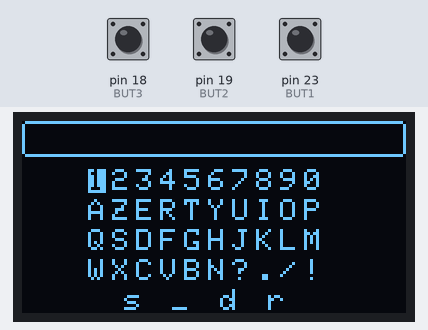
A sketch run on a simulated Arduino Mega 2560, built with avr-gcc and run on an emulated ATmega2560. Parts: 128×64 one-colour display. The inputs (shaded band) are chosen by the test bench; at power-on: pin 18 (BUT3) LOW, pin 19 (BUT2) LOW, pin 23 (BUT1) LOW. What the sketch prints to the serial monitor is not drawn.

Above: at 3.4 s.
3.5 s: pin 18 (BUT3) pulled HIGH for 3.2 s
At 3.9 s:
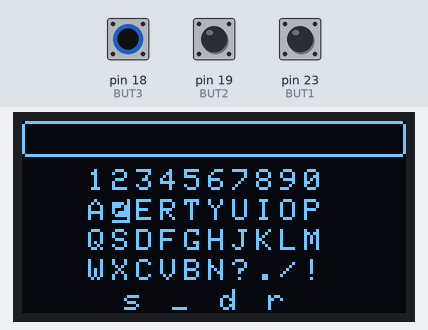
At 6.2 s:
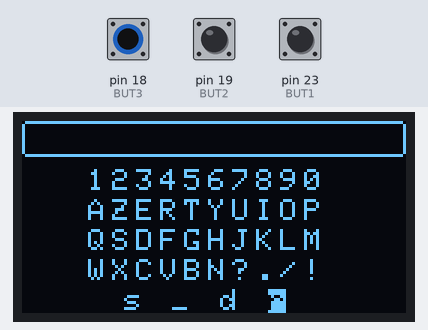
8.2 s: pin 19 (BUT2) pulled HIGH for 0.15 s
At 9.7 s:
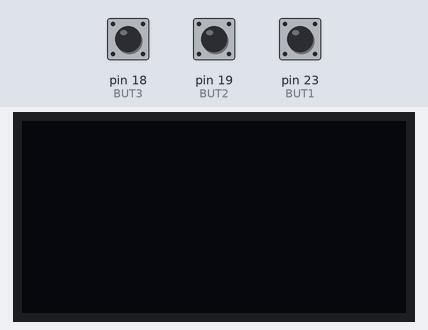
Timing chart, 0 to 11.2 s (numbered marks = the images above; inputs shaded):
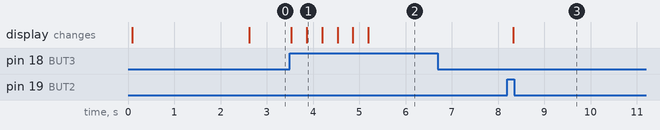

Measured:
- after the input at 3.5 s, the display: first changes at once (image 1 shows a later state)
- after the input at 8.2 s, the display: changes after 0.13 s (image 3)

The sketch:

snaponair_small.ino
```cpp
/*   Code for the Small SNAPONAIR.COM communicator
 *   Dr CADIC Philippe pcadic@gmail.com
 *   www.snaponair.com
 */

#include <Wire.h>
#include <Adafruit_SSD1306.h>
#include <Adafruit_GFX.h>

// OLED display TWI address
#define OLED_ADDR   0x3C
#define ANALOG_PIN_0 36

int analog_value = 0;

// SNAP ON AIR LOGO
const unsigned char llooggoo [] = {
0x00, 0x00, 0x00, 0x00, 0x00, 0x00, 0x00, 0x00, 0x00, 0x00, 0x00, 0x00, 0x00, 0x00, 0x00, 0x00,
0x00, 0x00, 0x00, 0x00, 0x00, 0x00, 0x00, 0x00, 0x00, 0x00, 0x01, 0x00, 0x00, 0x00, 0x00, 0x00,
0x00, 0x00, 0x00, 0x00, 0x00, 0x00, 0x00, 0x00, 0x00, 0x00, 0x07, 0x40, 0x00, 0x00, 0x00, 0x00,
0x00, 0x00, 0x00, 0x00, 0x00, 0x00, 0x00, 0x00, 0x00, 0x80, 0xC5, 0x50, 0x21, 0x00, 0x00, 0x00,
0x00, 0x00, 0x00, 0x00, 0x00, 0x00, 0x00, 0x00, 0x00, 0x4A, 0xB7, 0x5E, 0xA9, 0x40, 0x00, 0x00,
0x00, 0x00, 0x00, 0x00, 0x00, 0x00, 0x00, 0x00, 0x01, 0x2A, 0xD9, 0x72, 0x6A, 0x00, 0x00, 0x00,
0x00, 0x00, 0x00, 0x00, 0x00, 0x00, 0x00, 0x00, 0x00, 0x80, 0x07, 0xC0, 0x00, 0x80, 0x00, 0x00,
0x00, 0x00, 0x00, 0x00, 0x00, 0x00, 0x00, 0x00, 0x00, 0x00, 0x01, 0x40, 0x00, 0x80, 0x00, 0x00,
0x00, 0x00, 0x00, 0x00, 0x00, 0x00, 0x00, 0x00, 0x00, 0x80, 0x01, 0x00, 0x00, 0x00, 0x00, 0x00,
0x00, 0x00, 0x00, 0x00, 0x00, 0x00, 0x00, 0x00, 0x00, 0x00, 0x00, 0x00, 0x00, 0x80, 0x00, 0x00,
0x00, 0x00, 0x00, 0x00, 0x00, 0x00, 0x00, 0x00, 0x0F, 0xFF, 0xFF, 0xFF, 0xFD, 0x7C, 0x00, 0x00,
0x00, 0x00, 0x00, 0x20, 0x21, 0x02, 0x40, 0x94, 0x00, 0x00, 0x00, 0x00, 0x00, 0x00, 0x00, 0x00,
0x00, 0x00, 0x03, 0xFC, 0xFB, 0xC3, 0xF1, 0xFF, 0x08, 0x00, 0x00, 0x00, 0x00, 0x04, 0x00, 0x00,
0x00, 0x00, 0x03, 0xFE, 0x79, 0xC3, 0xE0, 0xFF, 0x08, 0x00, 0x00, 0x00, 0x00, 0x04, 0x00, 0x00,
0x00, 0x00, 0x07, 0xFE, 0x7B, 0xC3, 0xF1, 0xFF, 0x80, 0x00, 0x00, 0x00, 0x00, 0x08, 0x00, 0x00,
0x00, 0x00, 0x03, 0xDE, 0x7B, 0xC3, 0xF1, 0xE7, 0x88, 0x00, 0x00, 0x00, 0x00, 0x04, 0x00, 0x00,
0x00, 0x00, 0x07, 0x9C, 0xFB, 0xC3, 0xF0, 0xF7, 0x80, 0x00, 0x00, 0x00, 0x00, 0x80, 0x00, 0x00,
0x00, 0x00, 0x03, 0xDE, 0x7D, 0x87, 0xF1, 0xE7, 0x08, 0x00, 0x00, 0x00, 0x06, 0x64, 0x00, 0x00,
0x00, 0x00, 0x03, 0xE0, 0x7B, 0xC3, 0x71, 0xEF, 0x88, 0x00, 0x00, 0x00, 0x00, 0x14, 0x00, 0x00,
0x00, 0x00, 0x03, 0xF0, 0x7F, 0xC7, 0x71, 0xE7, 0x80, 0x00, 0x00, 0x00, 0x03, 0xC8, 0x00, 0x00,
0x00, 0x00, 0x01, 0xFC, 0x7F, 0xC7, 0xB9, 0xF7, 0x08, 0x00, 0x00, 0x01, 0xFE, 0xC8, 0x00, 0x00,
0x00, 0x00, 0x00, 0x7E, 0xFF, 0xC7, 0x70, 0xFF, 0x88, 0x10, 0x00, 0x3F, 0x50, 0x44, 0x00, 0x00,
0x00, 0x00, 0x00, 0x3C, 0x77, 0xC7, 0x79, 0xFF, 0x01, 0xC0, 0x07, 0xE8, 0x08, 0x44, 0x00, 0x00,
0x00, 0x00, 0x07, 0xDE, 0x7F, 0xC7, 0xB9, 0xFF, 0x0A, 0x03, 0xFE, 0x00, 0x00, 0x40, 0x00, 0x00,
0x00, 0x00, 0x03, 0x9E, 0x77, 0x87, 0xF9, 0xE0, 0x08, 0xFE, 0xC0, 0x01, 0x00, 0x4C, 0x00, 0x00,
0x00, 0x00, 0x07, 0xDC, 0xF7, 0xC7, 0xF8, 0xF0, 0x0B, 0xA8, 0x00, 0x20, 0x00, 0xC0, 0x00, 0x00,
0x00, 0x00, 0x03, 0xDE, 0x73, 0xCF, 0xF9, 0xE0, 0x09, 0x00, 0x00, 0x00, 0x0F, 0xC4, 0x00, 0x00,
0x00, 0x00, 0x07, 0xFE, 0x73, 0xC7, 0x39, 0xE0, 0x09, 0x00, 0x00, 0x11, 0xFF, 0xC4, 0x00, 0x00,
0x00, 0x00, 0x03, 0xFC, 0xFB, 0xCF, 0x3C, 0xF0, 0x09, 0x80, 0x02, 0x5F, 0xFF, 0x84, 0x00, 0x00,
0x00, 0x00, 0x03, 0xFE, 0x73, 0xCF, 0x3D, 0xE0, 0x08, 0x80, 0x7F, 0xFF, 0xFF, 0x80, 0x00, 0x00,
0x00, 0x00, 0x00, 0x10, 0x22, 0x84, 0x11, 0x60, 0x00, 0xC7, 0xFF, 0xFF, 0xFF, 0x84, 0x00, 0x00,
0x00, 0x00, 0x00, 0x00, 0x00, 0x00, 0x00, 0x00, 0x08, 0x7F, 0xEF, 0xFF, 0xFF, 0x04, 0x00, 0x00,
0x00, 0x00, 0x03, 0xF1, 0xC6, 0x1E, 0x18, 0xFC, 0x08, 0x7E, 0x24, 0x5A, 0x2B, 0x00, 0x00, 0x00,
0x00, 0x00, 0x03, 0xF9, 0xEE, 0x3E, 0x1E, 0xFF, 0x08, 0x7B, 0xD7, 0x55, 0xAB, 0x04, 0x00, 0x00,
0x00, 0x00, 0x03, 0xF9, 0xEE, 0x1E, 0x1C, 0x7F, 0x00, 0x36, 0xB9, 0xBB, 0x6E, 0x04, 0x00, 0x00,
0x00, 0x00, 0x03, 0xB9, 0xEE, 0x3F, 0x1C, 0xE7, 0x08, 0x1B, 0x6D, 0xAD, 0xEC, 0x00, 0x00, 0x00,
0x00, 0x00, 0x07, 0xB9, 0xEE, 0x3E, 0x1C, 0xFF, 0x08, 0x0D, 0x6D, 0xB6, 0x78, 0x08, 0x00, 0x00,
0x00, 0x00, 0x03, 0xBD, 0xFE, 0x3F, 0x1E, 0xE7, 0x00, 0x07, 0xB6, 0xDB, 0x70, 0x04, 0x00, 0x00,
0x00, 0x00, 0x03, 0xB9, 0xEE, 0x3F, 0x1C, 0xF7, 0x08, 0x01, 0xD5, 0x55, 0xC0, 0x00, 0x00, 0x00,
0x00, 0x00, 0x03, 0xB9, 0xFE, 0x37, 0x3C, 0xFF, 0x00, 0x00, 0xFE, 0xDF, 0x80, 0x0C, 0x00, 0x00,
0x00, 0x00, 0x07, 0xB9, 0xFE, 0x37, 0x1C, 0xFE, 0x18, 0x00, 0x3F, 0xFC, 0x00, 0x04, 0x00, 0x00,
0x00, 0x00, 0x03, 0xBD, 0xFE, 0x7B, 0x1C, 0xFF, 0x00, 0x00, 0x02, 0xC0, 0x00, 0x00, 0x00, 0x00,
0x00, 0x00, 0x07, 0xB9, 0xDE, 0x37, 0x9E, 0xEF, 0x08, 0x00, 0x00, 0x03, 0x00, 0x04, 0x00, 0x00,
0x00, 0x00, 0x03, 0xB9, 0xFE, 0x7F, 0x9C, 0xF7, 0x08, 0x00, 0x00, 0x38, 0x00, 0x00, 0x00, 0x00,
0x00, 0x00, 0x03, 0xB9, 0xDE, 0x7F, 0x9C, 0xEF, 0x00, 0x00, 0x00, 0x00, 0x00, 0x08, 0x00, 0x00,
0x00, 0x00, 0x07, 0xB9, 0xDE, 0x77, 0x9C, 0xEF, 0x08, 0x00, 0x00, 0x00, 0x00, 0x04, 0x00, 0x00,
0x00, 0x00, 0x03, 0xF9, 0xCE, 0x73, 0x9E, 0xF7, 0x10, 0x00, 0x00, 0x00, 0x00, 0x04, 0x00, 0x00,
0x00, 0x00, 0x03, 0xF9, 0xDE, 0x73, 0xDC, 0xF7, 0x08, 0x00, 0x00, 0x00, 0x00, 0x00, 0x00, 0x00,
0x00, 0x00, 0x01, 0x60, 0xCC, 0x71, 0x18, 0xA7, 0x08, 0x00, 0x00, 0x00, 0x00, 0x0C, 0x00, 0x00,
0x00, 0x00, 0x00, 0x00, 0x00, 0x00, 0x00, 0x00, 0x08, 0x00, 0x00, 0x00, 0x00, 0x44, 0x00, 0x00,
0x00, 0x00, 0x00, 0x00, 0x00, 0x00, 0x00, 0x00, 0x05, 0xC0, 0x00, 0x0F, 0xFF, 0xB8, 0x00, 0x00,
0x00, 0x00, 0x00, 0x00, 0x00, 0x3E, 0x7E, 0x61, 0x00, 0x40, 0x00, 0x60, 0x00, 0x00, 0x00, 0x00,
0x00, 0x00, 0x00, 0x00, 0x00, 0x62, 0x43, 0x33, 0x80, 0xC0, 0x01, 0x80, 0x00, 0x00, 0x00, 0x00,
0x00, 0x00, 0x00, 0x00, 0x00, 0x20, 0x42, 0x5D, 0x00, 0x00, 0x0E, 0x00, 0x00, 0x00, 0x00, 0x00,
0x00, 0x00, 0x00, 0x00, 0x06, 0x22, 0x62, 0x4D, 0x01, 0x00, 0x30, 0x00, 0x00, 0x00, 0x00, 0x00,
0x00, 0x00, 0x00, 0x00, 0x02, 0x3E, 0x3E, 0x41, 0x83, 0x00, 0xC0, 0x00, 0x00, 0x00, 0x00, 0x00,
0x00, 0x00, 0x00, 0x00, 0x02, 0x00, 0x00, 0x00, 0x00, 0x02, 0x00, 0x00, 0x00, 0x00, 0x00, 0x00,
0x00, 0x00, 0x00, 0x00, 0x00, 0x00, 0x00, 0x00, 0x04, 0x1C, 0x00, 0x00, 0x00, 0x00, 0x00, 0x00,
0x00, 0x00, 0x00, 0x00, 0x00, 0x00, 0x00, 0x00, 0x08, 0x60, 0x00, 0x00, 0x00, 0x00, 0x00, 0x00,
0x00, 0x00, 0x00, 0x00, 0x00, 0x00, 0x00, 0x00, 0x09, 0x00, 0x00, 0x00, 0x00, 0x00, 0x00, 0x00,
0x00, 0x00, 0x00, 0x00, 0x00, 0x00, 0x00, 0x00, 0x1D, 0x00, 0x00, 0x00, 0x00, 0x00, 0x00, 0x00,
0x00, 0x00, 0x00, 0x00, 0x00, 0x00, 0x00, 0x00, 0x10, 0x00, 0x00, 0x00, 0x00, 0x00, 0x00, 0x00,
0x00, 0x00, 0x00, 0x00, 0x00, 0x00, 0x00, 0x00, 0x00, 0x00, 0x00, 0x00, 0x00, 0x00, 0x00, 0x00,
0x00, 0x00, 0x00, 0x00, 0x00, 0x00, 0x00, 0x00, 0x00, 0x00, 0x00, 0x00, 0x00, 0x00, 0x00, 0x00
};

// LORA LOGO
const unsigned char loralogo [] = {
0x00, 0x00, 0x00, 0x00, 0x00, 0x00, 0x00, 0x00, 0x00, 0x00, 0x00, 0x00, 0x00, 0x00, 0x00, 0x00,
0x00, 0x00, 0x00, 0x00, 0x00, 0x00, 0x00, 0x00, 0x00, 0x00, 0x00, 0x00, 0x00, 0x00, 0x00, 0x00,
0x00, 0x00, 0x00, 0x00, 0x00, 0x00, 0x00, 0x00, 0x00, 0x00, 0x00, 0x00, 0x00, 0x00, 0x00, 0x00,
0x00, 0x00, 0x00, 0x00, 0x00, 0x00, 0x00, 0x00, 0x00, 0x00, 0x00, 0x00, 0x00, 0x00, 0x00, 0x00,
0x00, 0x00, 0x00, 0x00, 0x00, 0x1F, 0xFC, 0x00, 0x00, 0x00, 0x00, 0x00, 0x00, 0x00, 0x00, 0x00,
0x00, 0x00, 0x00, 0x00, 0x01, 0xFF, 0xFF, 0xC0, 0x00, 0x00, 0x00, 0x00, 0x00, 0x00, 0x00, 0x00,
0x00, 0x00, 0x00, 0x00, 0x07, 0xFF, 0xFF, 0xF8, 0x00, 0x00, 0x00, 0x00, 0x00, 0x00, 0x00, 0x00,
0x00, 0x00, 0x00, 0x00, 0x1F, 0xF0, 0x07, 0xFE, 0x00, 0x00, 0x00, 0x00, 0x00, 0x00, 0x00, 0x00,
0x00, 0x00, 0x00, 0x00, 0x7F, 0x00, 0x00, 0x7F, 0x00, 0x00, 0x00, 0x00, 0x00, 0x00, 0x00, 0x00,
0x00, 0x00, 0x00, 0x00, 0x3C, 0x00, 0x00, 0x1F, 0x00, 0x00, 0x00, 0x00, 0x00, 0x00, 0x00, 0x00,
0x00, 0x00, 0x00, 0x00, 0x10, 0x1F, 0xFC, 0x02, 0x00, 0x00, 0x00, 0x00, 0x00, 0x00, 0x00, 0x00,
0x00, 0x00, 0x00, 0x00, 0x00, 0xFF, 0xFF, 0x80, 0x00, 0x00, 0x00, 0x00, 0x00, 0x00, 0x00, 0x00,
0x00, 0x00, 0x00, 0x00, 0x01, 0xFF, 0xFF, 0xE0, 0x00, 0x00, 0x00, 0x00, 0x00, 0x00, 0x00, 0x00,
0x00, 0x00, 0x00, 0x00, 0x07, 0xE0, 0x03, 0xF8, 0x00, 0x00, 0x00, 0x00, 0x00, 0x00, 0x00, 0x00,
0x00, 0x00, 0x00, 0x00, 0x07, 0x00, 0x00, 0x70, 0x00, 0x00, 0x00, 0x00, 0x00, 0x00, 0x00, 0x00,
0x00, 0x00, 0x00, 0x00, 0x00, 0x00, 0x00, 0x00, 0x00, 0x00, 0x00, 0x00, 0x00, 0x00, 0x00, 0x00,
0x00, 0x00, 0x0F, 0xE0, 0x00, 0x0F, 0xFC, 0x01, 0xFF, 0xFF, 0x80, 0x00, 0x00, 0x00, 0x00, 0x00,
0x00, 0x00, 0x0F, 0xC0, 0x00, 0x7F, 0xFF, 0x01, 0xFF, 0xFF, 0xE0, 0x00, 0x00, 0x00, 0x00, 0x00,
0x00, 0x00, 0x0F, 0xE0, 0x00, 0xF0, 0x07, 0x81, 0xFF, 0xFF, 0xF0, 0x00, 0x00, 0x00, 0x00, 0x00,
0x00, 0x00, 0x0F, 0xC0, 0x00, 0x40, 0x00, 0x01, 0xFF, 0xFF, 0xF0, 0x00, 0x00, 0x00, 0x00, 0x00,
0x00, 0x00, 0x0F, 0xE0, 0x00, 0x00, 0x00, 0x01, 0xFF, 0xFF, 0xF8, 0x00, 0x00, 0x00, 0x00, 0x00,
0x00, 0x00, 0x0F, 0xC0, 0x00, 0x00, 0x00, 0x01, 0xF8, 0x03, 0xF8, 0x00, 0x00, 0x00, 0x00, 0x00,
0x00, 0x00, 0x0F, 0xC0, 0x00, 0x0F, 0xFC, 0x01, 0xF8, 0x03, 0xF8, 0x0F, 0xFC, 0x00, 0x00, 0x00,
0x00, 0x00, 0x0F, 0xE0, 0x00, 0x3F, 0xFE, 0x01, 0xF8, 0x01, 0xF8, 0x3F, 0xFF, 0x00, 0x00, 0x00,
0x00, 0x00, 0x0F, 0xC0, 0x00, 0x7F, 0xFF, 0x01, 0xF8, 0x03, 0xF8, 0x3F, 0xFF, 0x80, 0x00, 0x00,
0x00, 0x00, 0x0F, 0xE0, 0x00, 0xFF, 0xFF, 0x81, 0xF8, 0x03, 0xF8, 0x7E, 0x1F, 0x80, 0x00, 0x00,
0x00, 0x00, 0x0F, 0xC0, 0x00, 0xFC, 0x1F, 0xC1, 0xF8, 0x03, 0xF8, 0xFC, 0x0F, 0x80, 0x00, 0x00,
0x00, 0x00, 0x0F, 0xE0, 0x01, 0xF8, 0x0F, 0xC1, 0xFF, 0xFF, 0xF0, 0x74, 0x0F, 0x80, 0x00, 0x00,
0x00, 0x00, 0x0F, 0xE0, 0x01, 0xF8, 0x07, 0xE1, 0xFF, 0xFF, 0xF0, 0x00, 0x0F, 0x80, 0x00, 0x00,
0x00, 0x00, 0x0F, 0xC0, 0x01, 0xF0, 0x07, 0xE1, 0xFF, 0xFF, 0xE0, 0x01, 0xFF, 0x80, 0x00, 0x00,
0x00, 0x00, 0x0F, 0xC0, 0x01, 0xF0, 0x07, 0xE1, 0xFF, 0xFF, 0x80, 0x0F, 0xFF, 0x80, 0x00, 0x00,
0x00, 0x00, 0x0F, 0xE0, 0x01, 0xF0, 0x03, 0xE1, 0xFF, 0xFF, 0x00, 0x3F, 0xFF, 0x80, 0x00, 0x00,
0x00, 0x00, 0x0F, 0xC0, 0x01, 0xF0, 0x07, 0xE1, 0xF8, 0x7F, 0x80, 0x7F, 0xCF, 0x80, 0x00, 0x00,
0x00, 0x00, 0x0F, 0xE0, 0x01, 0xF0, 0x07, 0xE1, 0xF8, 0x3F, 0x80, 0xFC, 0x0F, 0x80, 0x00, 0x00,
0x00, 0x00, 0x0F, 0xE0, 0x01, 0xF8, 0x07, 0xE1, 0xF8, 0x3F, 0xC0, 0xF8, 0x1F, 0x80, 0x00, 0x00,
0x00, 0x00, 0x0F, 0xE0, 0x01, 0xF8, 0x0F, 0xC1, 0xF8, 0x1F, 0xE0, 0xF8, 0x1F, 0x80, 0x00, 0x00,
0x00, 0x00, 0x0F, 0xFF, 0xF9, 0xFC, 0x0F, 0xC1, 0xF8, 0x0F, 0xE0, 0xF8, 0x1F, 0x80, 0x00, 0x00,
0x00, 0x00, 0x0F, 0xFF, 0xF8, 0xFF, 0x3F, 0xC1, 0xF8, 0x0F, 0xF0, 0xFC, 0x3F, 0x80, 0x00, 0x00,
0x00, 0x00, 0x0F, 0xFF, 0xF8, 0x7F, 0xFF, 0x81, 0xFC, 0x07, 0xF0, 0xFF, 0xFF, 0x80, 0x00, 0x00,
0x00, 0x00, 0x0F, 0xFF, 0xF0, 0x7F, 0xFF, 0x01, 0xF8, 0x07, 0xF8, 0xFF, 0xFF, 0x80, 0x00, 0x00,
0x00, 0x00, 0x0F, 0xFF, 0xF8, 0x1F, 0xFE, 0x01, 0xF8, 0x03, 0xF8, 0x3F, 0xEF, 0x80, 0x00, 0x00,
0x00, 0x00, 0x00, 0x00, 0x00, 0x07, 0xF0, 0x00, 0x00, 0x00, 0x00, 0x0F, 0x80, 0x00, 0x00, 0x00,
0x00, 0x00, 0x00, 0x00, 0x00, 0x00, 0x00, 0x00, 0x00, 0x00, 0x00, 0x00, 0x00, 0x00, 0x00, 0x00,
0x00, 0x00, 0x00, 0x00, 0x00, 0x40, 0x00, 0x00, 0x00, 0x00, 0x00, 0x00, 0x00, 0x00, 0x00, 0x00,
0x00, 0x00, 0x00, 0x00, 0x00, 0x60, 0x01, 0x80, 0x00, 0x00, 0x00, 0x00, 0x00, 0x00, 0x00, 0x00,
0x00, 0x00, 0x00, 0x00, 0x00, 0x7C, 0x1F, 0x80, 0x00, 0x00, 0x00, 0x00, 0x00, 0x00, 0x00, 0x00,
0x00, 0x00, 0x00, 0x00, 0x00, 0x1F, 0xFE, 0x00, 0x00, 0x00, 0x00, 0x00, 0x00, 0x00, 0x00, 0x00,
0x00, 0x00, 0x00, 0x00, 0x00, 0x03, 0xE0, 0x00, 0x00, 0x00, 0x00, 0x00, 0x00, 0x00, 0x00, 0x00,
0x00, 0x00, 0x00, 0x00, 0x03, 0x00, 0x00, 0x30, 0x00, 0x00, 0x00, 0x00, 0x00, 0x00, 0x00, 0x00,
0x00, 0x00, 0x00, 0x00, 0x07, 0xC0, 0x00, 0xF8, 0x00, 0x00, 0x00, 0x00, 0x00, 0x00, 0x00, 0x00,
0x00, 0x00, 0x00, 0x00, 0x03, 0xF8, 0x07, 0xF0, 0x00, 0x00, 0x00, 0x00, 0x00, 0x00, 0x00, 0x00,
0x00, 0x00, 0x00, 0x00, 0x00, 0xFF, 0xFF, 0xC0, 0x00, 0x00, 0x00, 0x00, 0x00, 0x00, 0x00, 0x00,
0x00, 0x00, 0x00, 0x00, 0x00, 0x3F, 0xFF, 0x00, 0x00, 0x00, 0x00, 0x00, 0x00, 0x00, 0x00, 0x00,
0x00, 0x00, 0x00, 0x00, 0x38, 0x03, 0xF0, 0x06, 0x00, 0x00, 0x00, 0x00, 0x00, 0x00, 0x00, 0x00,
0x00, 0x00, 0x00, 0x00, 0x7E, 0x00, 0x00, 0x1F, 0x00, 0x00, 0x00, 0x00, 0x00, 0x00, 0x00, 0x00,
0x00, 0x00, 0x00, 0x00, 0x3F, 0xC0, 0x00, 0xFF, 0x00, 0x00, 0x00, 0x00, 0x00, 0x00, 0x00, 0x00,
0x00, 0x00, 0x00, 0x00, 0x0F, 0xFF, 0xFF, 0xFC, 0x00, 0x00, 0x00, 0x00, 0x00, 0x00, 0x00, 0x00,
0x00, 0x00, 0x00, 0x00, 0x03, 0xFF, 0xFF, 0xF0, 0x00, 0x00, 0x00, 0x00, 0x00, 0x00, 0x00, 0x00,
0x00, 0x00, 0x00, 0x00, 0x00, 0x7F, 0xFF, 0x80, 0x00, 0x00, 0x00, 0x00, 0x00, 0x00, 0x00, 0x00,
0x00, 0x00, 0x00, 0x00, 0x00, 0x01, 0xF0, 0x00, 0x00, 0x00, 0x00, 0x00, 0x00, 0x00, 0x00, 0x00,
0x00, 0x00, 0x00, 0x00, 0x00, 0x00, 0x00, 0x00, 0x00, 0x00, 0x00, 0x00, 0x00, 0x00, 0x00, 0x00,
0x00, 0x00, 0x00, 0x00, 0x00, 0x00, 0x00, 0x00, 0x00, 0x00, 0x00, 0x00, 0x00, 0x00, 0x00, 0x00,
0x00, 0x00, 0x00, 0x00, 0x00, 0x00, 0x00, 0x00, 0x00, 0x00, 0x00, 0x00, 0x00, 0x00, 0x00, 0x00,
0x00, 0x00, 0x00, 0x00, 0x00, 0x00, 0x00, 0x00, 0x00, 0x00, 0x00, 0x00, 0x00, 0x00, 0x00, 0x00
};

// Different values of the keyboard / 5 keys
// right 1107 , left = 1080, ok = 2738, up = 0 , down = 384
// Keyboard Matrix
char kb1[11] = "1234567890";
char kb2[11] = "AZERTYUIOP";
char kb3[11] = "QSDFGHJKLM";
char kb4[11] = "WXCVBN?./!";
char kb5[5] = "s_dr";

// We define the button PIN / The case when you have buttons directly puting a +3v on digital pins
// Low: not pressed / HIGH pressed

int BUT1 = 23;
int BUT2 = 19;
int BUT3 = 18;


Adafruit_SSD1306 display(-1);

#if (SSD1306_LCDHEIGHT != 64)
#error("Height incorrect, please fix Adafruit_SSD1306.h!");
#endif


// function to display starting keyboard
void printkeyboard(int roww, int coll, String theline) {

  int len; // Will be used to substring theline and display only the 21 last chars
 display.clearDisplay();

  Serial.println("Print Keyboard Function entered");

 for (int i = 0; i < 11; i++) {
  display.setTextColor(WHITE); // Letter color by default
  // we check if the key to highlight is on this line else we stay white on black
  if (coll==1 && i==(roww-1)){// We highlight the KEY
       display.setTextColor(BLACK, WHITE);
    }

   display.setCursor(30+(i-1)*8,16);  // set the position of the cursor in X and Y
   display.print(kb1[i]);
  };

 for (int i = 0; i < 11; i++) {
   display.setTextColor(WHITE); // Letter color by default
  // we check if the key to highlight is on this line else we stay white on black
  if (coll==2 && i==(roww-1)){// We highlight the KEY
       display.setTextColor(BLACK, WHITE);
    }
   display.setCursor(30+(i-1)*8,26);  // set the position of the cursor in X and Y
   display.print(kb2[i]);
  };

 for (int i = 0; i < 11; i++) {
   display.setTextColor(WHITE); // Letter color by default
  // we check if the key to highlight is on this line else we stay white on black
  if (coll==3 && i==(roww-1)){// We highlight the KEY
       display.setTextColor(BLACK, WHITE);
    }
   display.setCursor(30+(i-1)*8,36);  // set the position of the cursor in X and Y
   display.print(kb3[i]);
  };

 for (int i = 0; i < 11; i++) {
   display.setTextColor(WHITE); // Letter color by default
  // we check if the key to highlight is on this line else we stay white on black
  if (coll==4 && i==(roww-1)){// We highlight the KEY
       display.setTextColor(BLACK, WHITE);
    }
   display.setCursor(30+(i-1)*8,46);  // set the position of the cursor in X and Y
   display.print(kb4[i]);
  };

 for (int i = 0; i < 5; i++) {
  display.setTextColor(WHITE); // Letter color by default
  // we check if the key to highlight is on this line else we stay white on black
  if (coll==5 && i==(roww-1)){// We highlight the KEY
       display.setTextColor(BLACK, WHITE);
    }
   display.setCursor(50+(i-1)*16,56);  // set the position of the cursor in X and Y
   display.print(kb5[i]);
  };

  // We now print the default message on the screen
  // Now we create the rectangle for theline
  display.drawRoundRect(0, 0, 128, 12, 2, WHITE);
  // Now we print the message
  display.setCursor(2,2);
  // Only 21 char are possible in the input type rectangle . We have to display the last 21 right char
  len = theline.length();
  if (len >21) {
    display.print(theline.substring(len - 21, len));
    } else {
    display.print(theline);
      }

  display.display();
}


  // Function du get string from KB

String getString(){
  // We set the variables
  int curRow=1;
  int curCol=0;
  String curString="";
  int anyChange=0; // this will be used if there is any change to redraw the screen
  int pleaseReturn=0; // if set to one, we exit function
  int tempB1=0;
  int tempB2=0;
  int tempB3=0;

  //Serial.println("Init B1B2B3 as input");

    // We prepare and set the buttons for INPUT mode
   pinMode(BUT1, INPUT);
   pinMode(BUT2, INPUT);
   pinMode(BUT3, INPUT);

  // If pressed, we change the position on the keyboard, and we refresh
  tempB1 = digitalRead(BUT1);
  tempB2 = digitalRead(BUT2);
  tempB3 = digitalRead(BUT3);

  //Serial.println("digitalRead 1 2 & 3 done");

  // Loop until pleaseReturn==1
  //Serial.println("Entering GetString loop");


  while (1){
  // Now we wait and test is a button is pressed

    // If pressed, we change the position on the keyboard, and we refresh
  tempB1 = digitalRead(BUT1);
  tempB2 = digitalRead(BUT2);
  tempB3 = digitalRead(BUT3);


  // if direction button pressed (B1 or B2)
  if (tempB1==HIGH){// decrease position on the keyboard
    //Serial.println("tempB1 HIGH:" +String(tempB1));

    --curCol;anyChange=1;
    //Serial.println("Current Col:" +String(curCol));
    //Serial.println("Current Row:" +String(curRow));

    // If end of line, then we go to line
    if(curCol<0 && curRow==5 ){
      curCol=9; curRow=4;
      };

    if(curCol<0 && curRow==4 ){
      curCol=9; curRow=3;
      };

    if(curCol<0 && curRow==3 ){
      curCol=9; curRow=2;
      };

    if(curCol<0 && curRow==2 ){
      curCol=9; curRow=1;
      };


    };


  if (tempB3==HIGH){// decrease position on the keyboard
    //Serial.println("tempB3 HIGH:" +String(tempB3));
    ++curCol;anyChange=1;

    //Serial.println("Current Col:" +String(curCol));
    //Serial.println("Current Row:" +String(curRow));

    // If end of line, then we go to line 2
    if(curCol>9 && curRow==1 ){
      curCol=0; curRow=2;
      };

    if(curCol>9 && curRow==2 ){
      curCol=0; curRow=3;
      };

    if(curCol>9 && curRow==3 ){
      curCol=0; curRow=4;
      };

    if(curCol>9 && curRow==4 ){
      curCol=0; curRow=5;
      };

    if(curCol>3 && curRow==5 ){
      curCol=3; curRow=5;
      };

    };


  // If ok pressed we increment curString
  if (tempB2==HIGH){// We add the charateur to curString kb1[i], kb2[i], kb3[i], kb4[i], kb5[i]
      //Serial.println("tempB2 HIGH:" +String(tempB2));
      delay(100); // We need to pause a bit to avoid multiple selection

    if (curRow==1){curString=curString + kb1[curCol]; anyChange=1;};
    if (curRow==2){curString=curString + kb2[curCol]; anyChange=1;};
    if (curRow==3){curString=curString + kb3[curCol]; anyChange=1;};
    if (curRow==4){curString=curString + kb4[curCol]; anyChange=1;};
    if (curRow==5 && curCol== 1){curString=curString + " "; anyChange=1;}; // Spacebar
    if (curRow==5 && curCol== 2){curString = curString.substring(0, curString.length() - 1); anyChange=1;}; // Delete Backspace


    // if OK is pressed and also ENTER/RETURN, we must exit function and retrn the value of the string
    if (curRow==5 && curCol== 3){ pleaseReturn=1; anyChange=1; break;}; // Return request

    };


  // We redraw the screen if there is a change and loop again
  if (anyChange==1){
    // redraw screen
    printkeyboard(curCol+1,curRow,curString);
    anyChange=0;
    };

  };

  // If pleaseReturn activated we return the string to function
  display.clearDisplay();
  display.display();
  return curString;

  };


void setup() {


  // initialize and clear display
  display.begin(SSD1306_SWITCHCAPVCC, OLED_ADDR);
  display.clearDisplay();
  display.display();

  // Display logo
  display.clearDisplay();
  display.drawBitmap(0, 0, llooggoo, 128, 64, 1);
  display.display();
  delay(2000);

  // Terminal debug information

  Serial.begin(115200);
  delay(500); // give me time to bring up serial monitor

  Serial.println("First KB display");

  // We print the first blanck keyboard then we listen to the keyboard
  printkeyboard(1,1,"");
  String curString=getString();
  Serial.println("Curstring= "+curString);

};


void display_lora(){
  display.clearDisplay();
  display.drawBitmap(0, 0, loralogo, 128, 64, 1);
  display.display();
  delay(2000);

  };

void display_title(){
  // Display Title and description of the Software
  display.clearDisplay();
  // display a line of text
  display.setTextSize(1);
  display.setTextColor(WHITE);
  display.setCursor(25,15);
  display.print("Tiny SnapOnAir");
  display.setCursor(27,30);
  display.print("868 Mhz LORA");
  display.setCursor(18,45);
  display.print("(C)2018 Dr CADIC");
  display.display();

  };


void loop() {

 // We wait the the instruction to display the keyboard and send a msgs mode
 // if OK is pressed from the main menu, then we go to printkeyboard and let the user type the message
 // By default , we are in receive mode


   //Serial.println(waitkeypressed());
   //printkeyboard() ;


}
```
